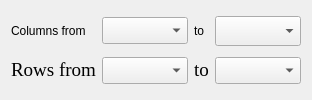
             <widget class="QWidget" name="tab_5">
              <attribute name="title">
               <string>X Values</string>
              </attribute>
              <layout class="QGridLayout" name="gridLayout_7">
               <item row="0" column="2">
                <widget class="QLabel" name="label_Xcolto">
                 <property name="text">
                  <string>to</string>
                 </property>
                </widget>
               </item>
               <item row="0" column="3">
                <widget class="QComboBox" name="combo_Xcolto">
                 <property name="sizePolicy">
                  <sizepolicy hsizetype="Expanding" vsizetype="Fixed">
                   <horstretch>0</horstretch>
                   <verstretch>0</verstretch>
                  </sizepolicy>
                 </property>
                 <property name="font">
                  <font>
                   <family>Times New Roman</family>
                   <pointsize>14</pointsize>
                  </font>
                 </property>
                 <property name="currentText">
                  <string/>
                 </property>
                 <property name="currentIndex">
                  <number>0</number>
                 </property>
                 <item>
                  <property name="text">
                   <string/>
                  </property>
                 </item>
                 <item>
                  <property name="text">
                   <string/>
                  </property>
                 </item>
                </widget>
               </item>
               <item row="1" column="3">
                <widget class="QComboBox" name="combo_Xrowto">
                 <property name="sizePolicy">
                  <sizepolicy hsizetype="Expanding" vsizetype="Fixed">
                   <horstretch>0</horstretch>
                   <verstretch>0</verstretch>
                  </sizepolicy>
                 </property>
                 <property name="font">
                  <font>
                   <family>Times New Roman</family>
                   <pointsize>12</pointsize>
                  </font>
                 </property>
                </widget>
               </item>
               <item row="0" column="1">
                <widget class="QComboBox" name="combo_Xcolfrom">
                 <property name="sizePolicy">
                  <sizepolicy hsizetype="Expanding" vsizetype="Fixed">
                   <horstretch>0</horstretch>
                   <verstretch>0</verstretch>
                  </sizepolicy>
                 </property>
                 <property name="font">
                  <font>
                   <family>Times New Roman</family>
                   <pointsize>12</pointsize>
                  </font>
                 </property>
                </widget>
               </item>
               <item row="1" column="1">
                <widget class="QComboBox" name="combo_Xrowfrom">
                 <property name="sizePolicy">
                  <sizepolicy hsizetype="Expanding" vsizetype="Fixed">
                   <horstretch>0</horstretch>
                   <verstretch>0</verstretch>
                  </sizepolicy>
                 </property>
                 <property name="font">
                  <font>
                   <family>Times New Roman</family>
                   <pointsize>12</pointsize>
                  </font>
                 </property>
                </widget>
               </item>
               <item row="1" column="2">
                <widget class="QLabel" name="label_Xrowto">
                 <property name="sizePolicy">
                  <sizepolicy hsizetype="Fixed" vsizetype="Preferred">
                   <horstretch>0</horstretch>
                   <verstretch>0</verstretch>
                  </sizepolicy>
                 </property>
                 <property name="font">
                  <font>
                   <family>Times New Roman</family>
                   <pointsize>14</pointsize>
                  </font>
                 </property>
                 <property name="text">
                  <string>&lt;html&gt;&lt;head/&gt;&lt;body&gt;&lt;p&gt;to&lt;/p&gt;&lt;/body&gt;&lt;/html&gt;</string>
                 </property>
                </widget>
               </item>
               <item row="0" column="0">
                <widget class="QLabel" name="label_Xcols">
                 <property name="text">
                  <string>Columns from</string>
                 </property>
                </widget>
               </item>
               <item row="1" column="0">
                <widget class="QLabel" name="label_Xrows">
                 <property name="sizePolicy">
                  <sizepolicy hsizetype="Fixed" vsizetype="Fixed">
                   <horstretch>0</horstretch>
                   <verstretch>0</verstretch>
                  </sizepolicy>
                 </property>
                 <property name="font">
                  <font>
                   <family>Times New Roman</family>
                   <pointsize>14</pointsize>
                  </font>
                 </property>
                 <property name="frameShape">
                  <enum>QFrame::NoFrame</enum>
                 </property>
                 <property name="frameShadow">
                  <enum>QFrame::Raised</enum>
                 </property>
                 <property name="lineWidth">
                  <number>1</number>
                 </property>
                 <property name="text">
                  <string>&lt;html&gt;&lt;head/&gt;&lt;body&gt;&lt;p&gt;Rows from&lt;/p&gt;&lt;/body&gt;&lt;/html&gt;</string>
                 </property>
                </widget>
               </item>
              </layout>
             </widget>
